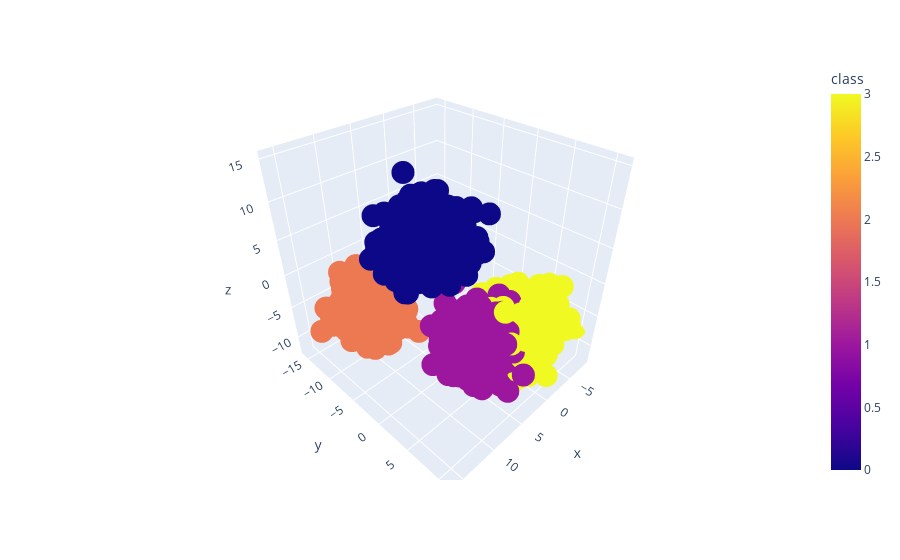

Source (notebook cell):
### Markdown cell above
**Let's generate and plot some synthetic data to work with**

### Code cell
import matplotlib.pyplot as plt
import plotly.express as px
from sklearn.datasets import make_blobs

# Generate synthetic multiclass data with make_blobs
n_samples = 2000
n_features = 3
n_classes = 4  # Number of classes
random_state = 4

X, y = make_blobs(n_samples=n_samples, n_features=n_features, centers=n_classes, random_state=random_state, cluster_std=2)

data_dict = {'x': X[:,0], 'y': X[:,1], 'z': X[:,2], 'class': y}
data_df = pd.DataFrame(data_dict)

df = px.data.iris()
fig = px.scatter_3d(data_df, x='x', y='y', z='z', color='class')
fig.show()

### Figure 1 — Plotly figure (JSON) as saved in the notebook; plotly's stock layout.template omitted (floating-point values rounded to 4 significant figures; data arrays with more than 128 entries replaced by an {"elided": "..."} marker saying what was removed)
{"data": [{"hovertemplate": "x=%{x}<br>y=%{y}<br>z=%{z}<br>class=%{marker.color}<extra></extra>", "legendgroup": "", "marker": {"color": {"elided": "2000 int values"}, "coloraxis": "coloraxis", "symbol": "circle"}, "mode": "markers", "name": "", "scene": "scene", "showlegend": false, "type": "scatter3d", "x": {"elided": "2000 float values"}, "y": {"elided": "2000 float values"}, "z": {"elided": "2000 float values"}}], "layout": {"coloraxis": {"colorbar": {"title": {"text": "class"}}, "colorscale": [[0, "#0d0887"], [0.1111, "#46039f"], [0.2222, "#7201a8"], [0.3333, "#9c179e"], [0.4444, "#bd3786"], [0.5556, "#d8576b"], [0.6667, "#ed7953"], [0.7778, "#fb9f3a"], [0.8889, "#fdca26"], [1, "#f0f921"]]}, "legend": {"tracegroupgap": 0}, "margin": {"t": 60}, "scene": {"domain": {"x": [0, 1], "y": [0, 1]}, "xaxis": {"title": {"text": "x"}}, "yaxis": {"title": {"text": "y"}}, "zaxis": {"title": {"text": "z"}}}}}
